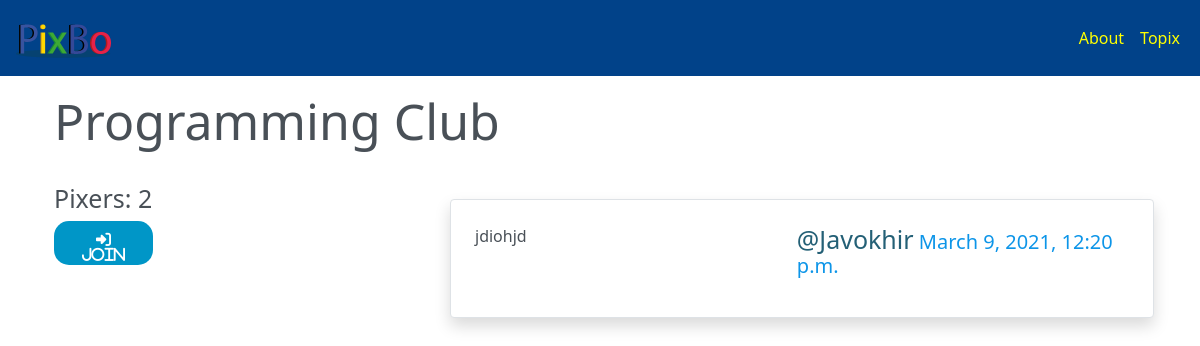
Page /groups/posts/in/programming-club on the committed database.
### groups/models.py (models this page shows, shortened)
class Group(models.Model):
    name = models.CharField(max_length=256, unique=True)
    slug = models.SlugField(allow_unicode=True, unique=True)
    description = models.TextField(blank=True, default='')
    description_html = models.TextField(editable=False, default='', blank=True)
    members = models.ManyToManyField(User, through='GroupMember')
    class Meta:
        ordering = ['name']

### posts/models.py (models this page shows, shortened)
class Post(models.Model):
    user = models.ForeignKey(User, related_name='posts', on_delete=models.CASCADE)
    created_at = models.DateTimeField(auto_now=True)
    message = models.TextField()
    message_html = models.TextField(editable=False)
    group = models.ForeignKey(Group, related_name='posts', null=True, blank=True, on_delete=models.CASCADE)
    class Meta:
        ordering = ['-created_at']
        unique_together = ['user', 'message']

### groups/views.py (the view)
# urls.py: path('posts/in/<slug:slug>', views.SingleGroup.as_view(), name='single'),
class SingleGroup(generic.DetailView):
    model = Group

### groups/templates/groups/group_detail.html
{% extends 'groups/base_group.html' %}
{% block pregoup %}
<h1 class='groupName'>{{group.name}}</h1>
<div class="col-sm-4 content">
  <br>
  <h2 class='groupMembers'>Pixers: {{ group.members.count }} </h2>
  {% if user in group.members.all %}
    <a href="{% url 'groups:leave' slug=group.slug %}"
    class="btn btnLeave"><i class="fas fa-sign-out-alt"> Leave</i></a>
  {% else %}
    <a href="{% url 'groups:join' slug=group.slug %}"
    class="btn btnJoin"><i class="fas fa-sign-in-alt"> Join</i></a>
  {% endif %}
</div>
{% endblock %}
{% block group_content %}
  <div class="col-sm-8">
    <br>
    {% if group.posts.count == 0 %}
      <h2>No pixes yet!</h2>
    {% else %}
      {% for post in group.posts.all %}
        {% include "posts/_post.html" %}
      {% endfor %}
    {% endif %}
  </div>
{% endblock %}

### posts/templates/posts/_post.html (shortened to what this page needs)
<div class="d-flex border bg-light m-3 shadow p-3 mb-5 bg-white rounded">
  <div class="p-2 flex-grow-1 userPostText">{{ post.message_html|safe }}</div>
  <div class="p-2">
    <h5>
    <span><a class="group-list-user username" href="{% url 'posts:for_user' username=post.user.username %}">@{{ post.user.username }}</a></span>
    <time><a class="time" href="{% url 'posts:single' username=post.user.username pk=post.pk%}">{{ post.created_at }}</a></time>
    </h5>
  </div>
</div>

### static/PixBo/css/master.css (style rules this page uses)
html body { background-color: #fff; overflow-x: hidden; height: 100%; color: #495057; }
.group-list-user { text-decoration: none; color: #246076; }
.groupName { margin-top: 15px; text-align: auto; font-size: 50px; }
.groupMembers { font-size: 25px; }
.btnJoin { background-color: #0096c7; color: #ffffff; display: inline-block; padding: 10px 20px; text-align: center; border-radius: 15px; outline: none; font-size: 15px; margin-right: auto; margin-left: auto; height: 44px; width: 99.08px; }
.userPostText { margin-left: 0px; width: 350px; height: 85px; word-break: break-all; overflow: auto; }
.username { font-size: 25px; }
.time { text-decoration: none; color: #0d95e8; }
.btn { border-radius: 15px; }

### rows in the picture
Group: name "Programming Club", members.count "2"
Post: message_html "jdiohjd", user.username "Javokhir", created_at "March 9, 2021, 12:20 p.m."
